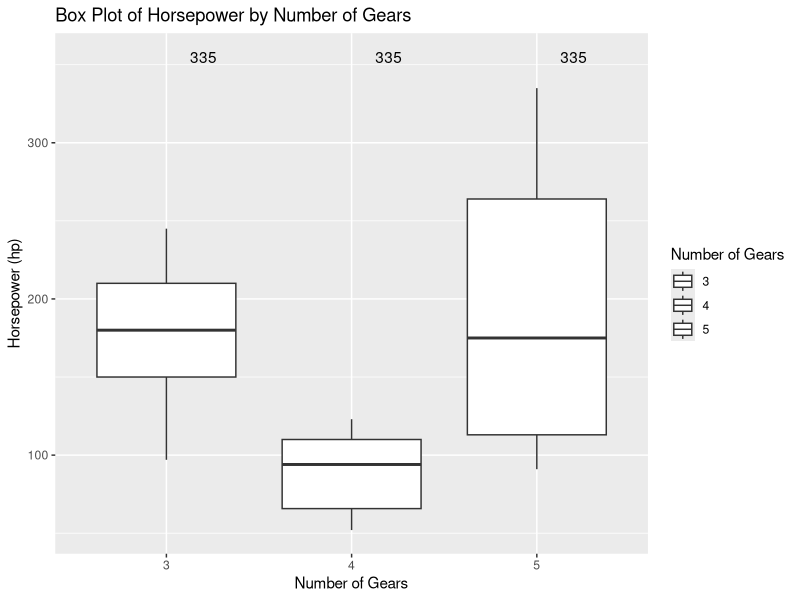

The R source for this figure:
# Load the ggplot2 library
library(ggplot2)

# Create a box plot using ggplot2
boxplot_plot <- ggplot(mtcars, aes(x = factor(gear), y = hp, shape = factor(gear))) +
  geom_boxplot() +
  labs(
    title = "Box Plot of Horsepower by Number of Gears",
    x = "Number of Gears",
    y = "Horsepower (hp)"
  ) +
  scale_shape_manual(values = c("3" = 3, "4" = 15, "5" = 17)) +  # Set shapes for gears
  guides(shape = guide_legend(title = "Number of Gears"))

# Identify and label outliers
outliers <- boxplot.stats(mtcars$hp)$out
boxplot_plot + geom_text(data = data.frame(gear = factor(rep(3:5, each = length(outliers))), hp = rep(outliers, times = 3)), aes(x = gear, y = hp, label = round(hp, 1)), nudge_x = 0.2, nudge_y = 20)
